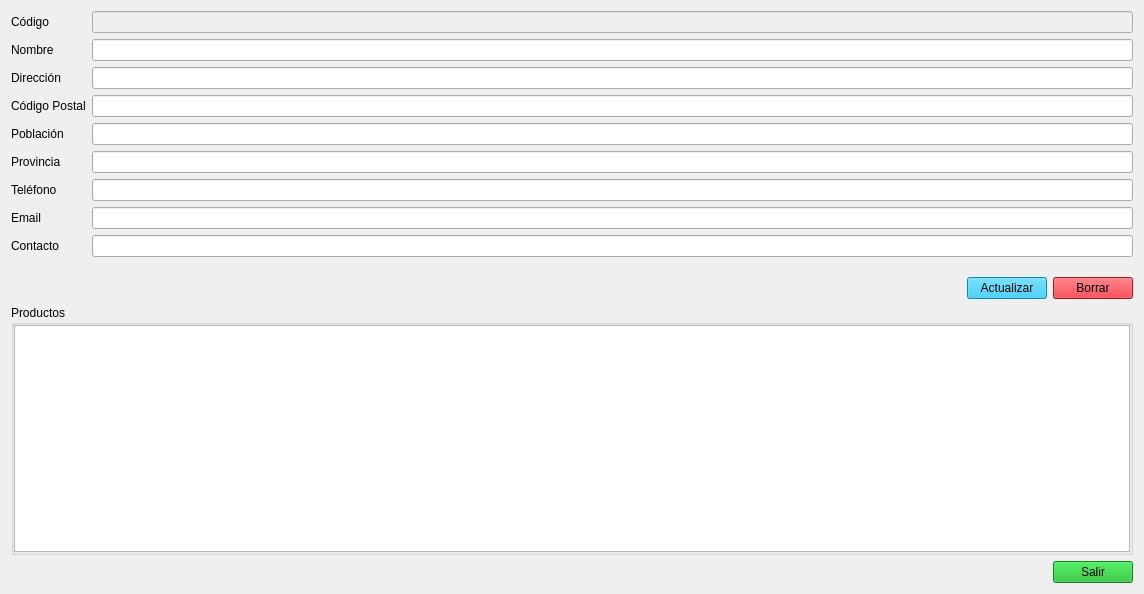
<?xml version="1.0" encoding="UTF-8"?>
<ui version="4.0">
 <class>Form</class>
 <widget class="QWidget" name="Form">
  <property name="windowModality">
   <enum>Qt::WindowModal</enum>
  </property>
  <property name="geometry">
   <rect>
    <x>0</x>
    <y>0</y>
    <width>1144</width>
    <height>594</height>
   </rect>
  </property>
  <property name="windowTitle">
   <string>Detalle cliente</string>
  </property>
  <property name="styleSheet">
   <string notr="true">QPushButton{
	
	background-color: rgb(6, 191, 249);
}</string>
  </property>
  <layout class="QVBoxLayout" name="verticalLayout_2">
   <item>
    <layout class="QFormLayout" name="formLayout_2">
     <property name="bottomMargin">
      <number>10</number>
     </property>
     <item row="0" column="0">
      <widget class="QLabel" name="lbl_codigo">
       <property name="text">
        <string>Código</string>
       </property>
      </widget>
     </item>
     <item row="0" column="1">
      <widget class="QLineEdit" name="le_codigo">
       <property name="enabled">
        <bool>false</bool>
       </property>
      </widget>
     </item>
     <item row="1" column="0">
      <widget class="QLabel" name="lbl_nombre">
       <property name="text">
        <string>Nombre</string>
       </property>
      </widget>
     </item>
     <item row="1" column="1">
      <widget class="QLineEdit" name="le_nombre"/>
     </item>
     <item row="2" column="0">
      <widget class="QLabel" name="lbl_direccion">
       <property name="text">
        <string>Dirección</string>
       </property>
      </widget>
     </item>
     <item row="2" column="1">
      <widget class="QLineEdit" name="le_direccion"/>
     </item>
     <item row="3" column="0">
      <widget class="QLabel" name="lbl_codigo_postal">
       <property name="text">
        <string>Código Postal</string>
       </property>
      </widget>
     </item>
     <item row="3" column="1">
      <widget class="QLineEdit" name="le_codigo_postal"/>
     </item>
     <item row="4" column="0">
      <widget class="QLabel" name="lbl_poblacion">
       <property name="text">
        <string>Población</string>
       </property>
      </widget>
     </item>
     <item row="4" column="1">
      <widget class="QLineEdit" name="le_poblacion"/>
     </item>
     <item row="5" column="0">
      <widget class="QLabel" name="lbl_provincia">
       <property name="text">
        <string>Provincia</string>
       </property>
      </widget>
     </item>
     <item row="5" column="1">
      <widget class="QLineEdit" name="le_provincia"/>
     </item>
     <item row="6" column="0">
      <widget class="QLabel" name="lbl_telefono">
       <property name="text">
        <string>Teléfono</string>
       </property>
      </widget>
     </item>
     <item row="6" column="1">
      <widget class="QLineEdit" name="le_telefono"/>
     </item>
     <item row="7" column="0">
      <widget class="QLabel" name="lbl_email">
       <property name="text">
        <string>Email</string>
       </property>
      </widget>
     </item>
     <item row="7" column="1">
      <widget class="QLineEdit" name="le_email"/>
     </item>
     <item row="8" column="0">
      <widget class="QLabel" name="lbl_contacto">
       <property name="text">
        <string>Contacto</string>
       </property>
      </widget>
     </item>
     <item row="8" column="1">
      <widget class="QLineEdit" name="le_contacto"/>
     </item>
    </layout>
   </item>
   <item>
    <layout class="QHBoxLayout" name="horizontalLayout" stretch="0,0,0">
     <property name="spacing">
      <number>6</number>
     </property>
     <property name="topMargin">
      <number>4</number>
     </property>
     <property name="bottomMargin">
      <number>0</number>
     </property>
     <item>
      <spacer name="horizontalSpacer">
       <property name="orientation">
        <enum>Qt::Horizontal</enum>
       </property>
       <property name="sizeHint" stdset="0">
        <size>
         <width>40</width>
         <height>20</height>
        </size>
       </property>
      </spacer>
     </item>
     <item>
      <widget class="QPushButton" name="btn_actualizar">
       <property name="text">
        <string>Actualizar</string>
       </property>
      </widget>
     </item>
     <item>
      <widget class="QPushButton" name="btn_borrar">
       <property name="styleSheet">
        <string notr="true">background-color: rgb(224, 27, 36);</string>
       </property>
       <property name="text">
        <string>Borrar</string>
       </property>
      </widget>
     </item>
    </layout>
   </item>
   <item>
    <widget class="QGroupBox" name="groupBox">
     <property name="styleSheet">
      <string notr="true"/>
     </property>
     <property name="title">
      <string>Productos</string>
     </property>
     <layout class="QVBoxLayout" name="verticalLayout">
      <property name="leftMargin">
       <number>0</number>
      </property>
      <property name="topMargin">
       <number>0</number>
      </property>
      <property name="rightMargin">
       <number>0</number>
      </property>
      <property name="bottomMargin">
       <number>0</number>
      </property>
      <item>
       <widget class="QTableView" name="tv_productos"/>
      </item>
     </layout>
    </widget>
   </item>
   <item>
    <layout class="QHBoxLayout" name="horizontalLayout_2">
     <item>
      <spacer name="horizontalSpacer_2">
       <property name="orientation">
        <enum>Qt::Horizontal</enum>
       </property>
       <property name="sizeHint" stdset="0">
        <size>
         <width>40</width>
         <height>20</height>
        </size>
       </property>
      </spacer>
     </item>
     <item>
      <widget class="QPushButton" name="btn_cerrar">
       <property name="styleSheet">
        <string notr="true">background-color: rgb(22, 183, 40);</string>
       </property>
       <property name="text">
        <string>Salir</string>
       </property>
      </widget>
     </item>
    </layout>
   </item>
  </layout>
 </widget>
 <resources/>
 <connections/>
</ui>
